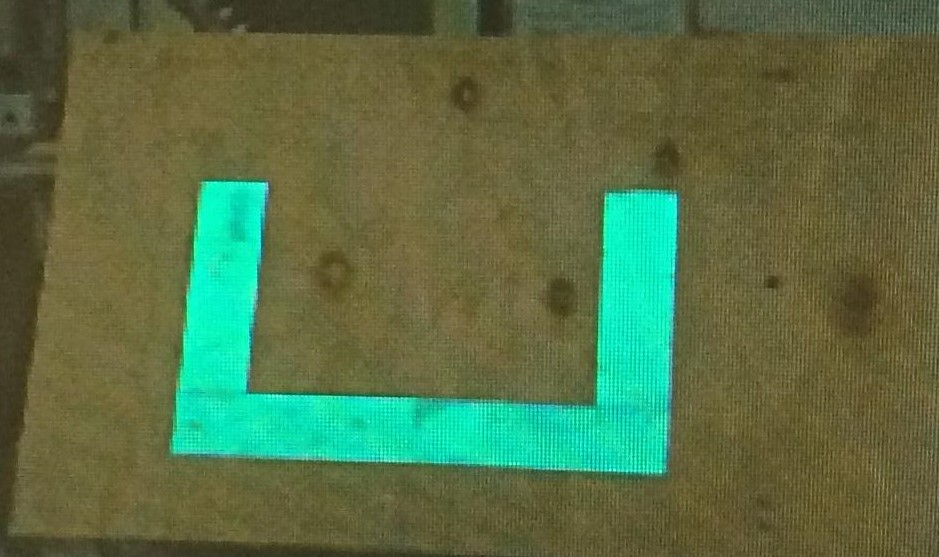
#> input picture Skonan/DevelopmentFiles/FRC.jpg, 939 x 557 px, given in place of the camera
$ python test.py   (older library calls are emulated)
#> lines starting #> are read from the running program, lines starting #| are printed output that depends on the picture; after the words box and inside, x2 and y2 are one past the last pixel; in counts of white or black regions, pixels touching at a corner belong together
import numpy as np
import cv2


def onmouse(k,x,y,s,p):
    global hsv
    if k==1:   # left mouse, print pixel at x,y
        print(hsv[y,x])


if __name__ == '__main__':

    widthMin = 100
    heightMin = 0
    widthmax = 10000
    heightmax = 10000

    cap = cv2.VideoCapture(0)
    print('press x to exit')
    while(True):
        # Capture frame-by-frame
        ret, img = cap.read()
#> img is the input picture: shape (557, 939, 3); mean B, G, R 70.5, 110.5, 88.8

        length1, width1, channels = img.shape
#> length1 = 557; width1 = 939; channels = 3
        img = cv2.GaussianBlur(img, (5, 5), 0)

        hsv = cv2.cvtColor(img.copy(), cv2.COLOR_BGR2HSV)
#> hsv: shape (557, 939, 3); mean H, S, V 35, 128.1, 115.1


        #lower_green = np.array([75, 200, 170])
        lower_green = np.array([75, 40, 170])

        upper_green = np.array([90, 150, 255])

        mask = cv2.inRange(hsv, lower_green, upper_green)
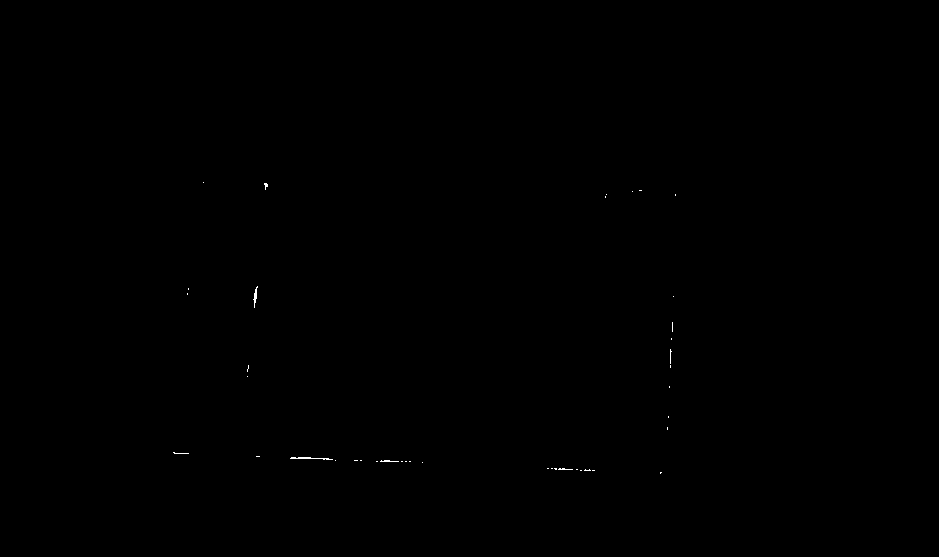
#> mask: shape (557, 939); 0.06% white in thin lines or dots, all inside (x1, y1, x2, y2) = (173, 182, 676, 474)
        res = cv2.bitwise_and(hsv, hsv, mask=mask)
#> res: shape (557, 939, 3); mean H, S, V 0, 0.1, 0.1

        h, s, v = cv2.split(res)

        im2, contours, hierarchy = cv2.findContours(h, cv2.RETR_TREE, cv2.CHAIN_APPROX_NONE)
#> contours = 41 contours, 39 with area under 20; largest, box (x1, y1, x2, y2) and area: (290, 457, 333, 460) 23, (253, 286, 258, 308) 22

        # print("Contours: %d" % contours.size())
        # print("Hierarchy: %d" % hierarchy.size())


        if(len(contours ) != 0):

            cv2.drawContours(img, contours[0], -1, (0, 0, 255), 3)
#> img: shape (557, 939, 3); mean B, G, R 70.5, 110.5, 88.8


            cnt = contours[0]
#> cnt = [[660, 472], [660, 473], [661, 472]]
            perimeter = cv2.arcLength(cnt, True)
#> perimeter = 3.41


            M = cv2.moments(cnt)
#> M = moments, m00 0.5, centre m10/m00, m01/m00 = (660.3, 472.3)

            cx= 0
            cy = 0

            if(M['m00'] != 0):
                cx = int(M['m10'] / M['m00'])  # Center of MASS Coordinates
#> cx = 660
                cy = int(M['m01'] / M['m00'])
#> cy = 472

            rect = cv2.minAreaRect(cnt)
#> rect = ((660.2, 472.2), (1.41, 0.707), -45)
            box = cv2.boxPoints(rect)
#> box = [[660, 473], [659.5, 472.5], [660.5, 471.5], [661, 472]]
            box = np.int0(box)
#> box = [[660, 473], [659, 472], [660, 471], [661, 472]]
            cv2.drawContours(img, [box], 0, (255, 0, 0), 2)
#> img: shape (557, 939, 3); mean B, G, R 70.5, 110.5, 88.8
            cv2.circle(img, (cx, cy), 7, (0, 0, 255), -1)
#> img: shape (557, 939, 3); mean B, G, R 70.5, 110.5, 88.9

            cv2.line(img,(int(width1/2),int(length1/2)),(cx, cy),(255, 0, 0),2)
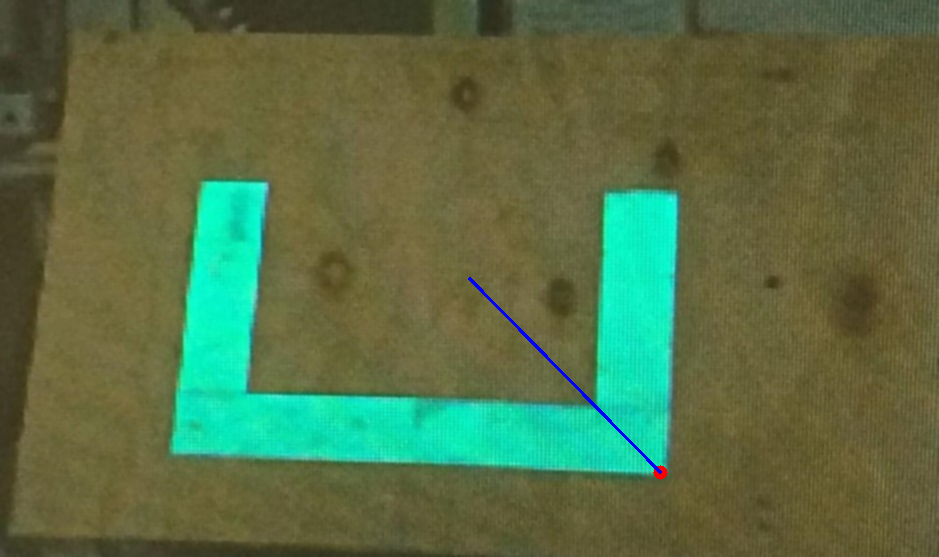
#> img: shape (557, 939, 3); mean B, G, R 70.7, 110.3, 88.7
            # [7 lines of commented-out code are left out]

        cv2.namedWindow("Image w Contours")
        cv2.setMouseCallback("Image w Contours", onmouse)
        cv2.imshow('Image w Contours', img)


        if cv2.waitKey(1) & 0xFF == ord('x'):
#> (key x is pressed here)
            break

# When everything done, release the capture
cap.release()
cv2.destroyAllWindows()
